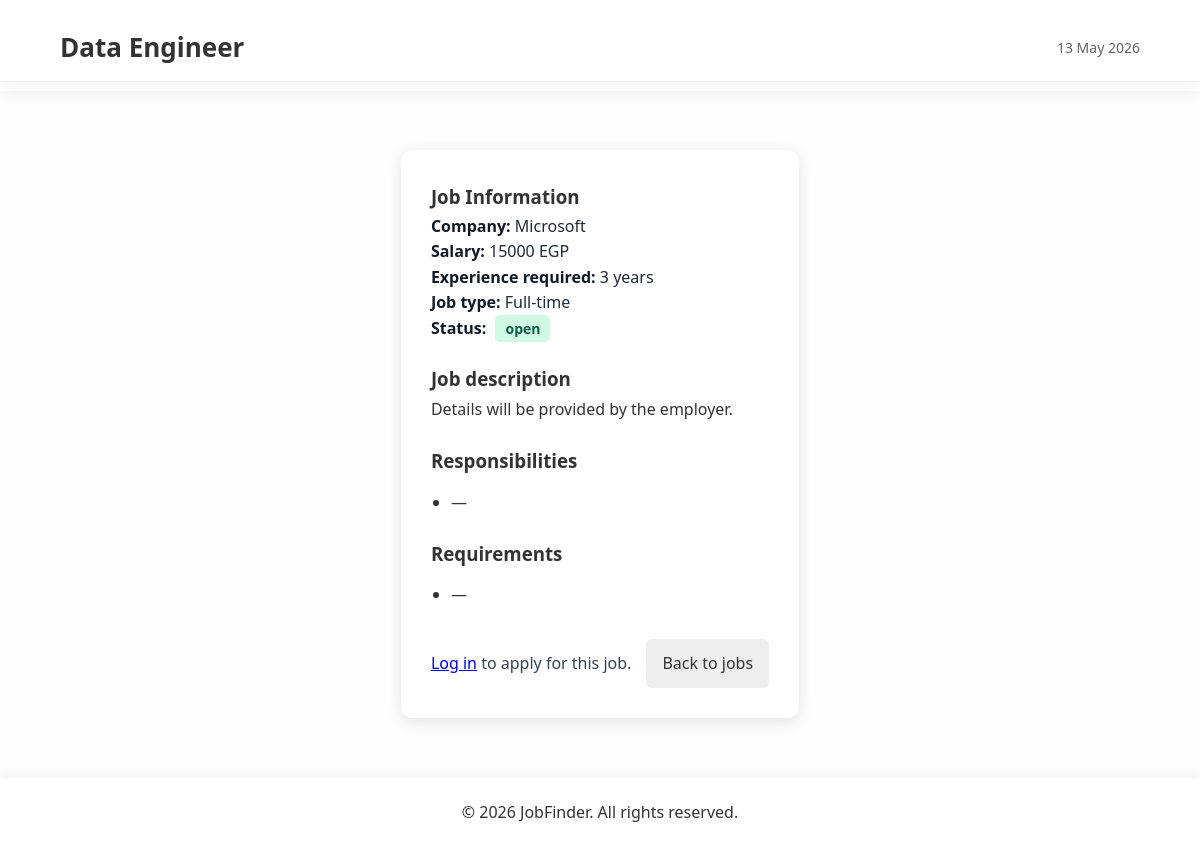
The page /job/5/ on the database its author committed.
### jobs/models.py (models this page shows, shortened)
class Job(models.Model):
    name = models.CharField(max_length=100)
    company = models.CharField(max_length=100)
    salary = models.IntegerField()
    experience = models.IntegerField()
    job_type = models.CharField(max_length=50)
    status = models.CharField(max_length=20)
    description = models.TextField()
    responsibilities = models.TextField()
    requirements = models.TextField()
    posted_date = models.DateField()

### page/views.py (the view)
# urls.py: path('<int:id>/', views.job_details, name='job_details'),
@ensure_csrf_cookie
def job_details(request, id):
    job = get_object_or_404(Job, id=id)
    has_applied = False
    if request.user.is_authenticated:
        has_applied = Application.objects.filter(
            user=request.user, job=job
        ).exists()
    return render(
        request,
        "page/job_details.html",
        {"job": job, "has_applied": has_applied},
    )

### page/templates/page/job_details.html (shortened to what this page needs)
{% load static %}
<!DOCTYPE html>
<html lang="en">
    <head>
        <link rel="stylesheet" href="{% static 'cssFiles/style.css' %}">
        <link rel="stylesheet" href="{% static 'cssFiles/jobs.css' %}">
    </head>
    <body>
        <header>
            <div><h1 class="logo">Job<span>Finder</span></h1></div>
            <nav class="nav-bar" id="nav-menu">
                {% include "page/partials/nav_main.html" with show_about=False wrap_logout_button=True %}
            </nav>
        </header>
        <section class="job-details-container">
            <article class="job-details-card">
                <header class="job-header">
                    <h2>{{ job.name }}</h2>
                    <p class="posted-date">{{ job.posted_date|date:"d M Y" }}</p>
                </header>
                <section class="job-info-section">
                    <h3>Job Information</h3>
                    <div class="job-meta">
                        <p><strong>Company:</strong> {{ job.company }}</p>
                        <p><strong>Salary:</strong> {{ job.salary }} EGP</p>
                        <p><strong>Experience required:</strong> {{ job.experience }} years</p>
                        <p><strong>Job type:</strong> {{ job.job_type }}</p>
                        <p><strong>Status:</strong> <span class="status {{ job.status|lower }}">{{ job.status }}</span></p>
                    </div>
                </section>
                <section class="job-description-section">
                    <h3>Job description</h3>
                    <p>{{ job.description }}</p>
                </section>
                <section class="job-section">
                    <h3>Responsibilities</h3>
                    <ul>
                        {% for line in job.responsibilities.splitlines %}
                            <li>{{ line }}</li>
                        {% endfor %}
                    </ul>
                </section>
                <section class="job-section">
                    <h3>Requirements</h3>
                    <ul>
                        {% for line in job.requirements.splitlines %}
                            <li>{{ line }}</li>
                        {% endfor %}
                    </ul>
                </section>
                <section class="apply-section">
                    {% if job.status|lower == 'closed' %}
                        <p class="apply-closed-msg" role="status">
                            This job is closed. Applications are no longer accepted.
                        </p>
                        <button type="button" class="btn-primary" disabled>Cannot apply</button>
                    {% else %}
                        <p class="apply-login-hint">
                            <a href="{% url 'login' %}">Log in</a> to apply for this job.
                        </p>
                    {% endif %}
                    <a href="{% url 'jobs' %}" class="back-btn">Back to jobs</a>
                </section>
            </article>
        </section>
        <footer>
            &copy; 2026 JobFinder. All rights reserved.
        </footer>
    </body>
</html>

### static/cssFiles/style.css (style rules this page uses)
* { margin:0; padding:0; box-sizing:border-box; }
html { scroll-behavior: smooth; scroll-padding-top: 100px; }
body { font-family: 'Segoe UI', Tahoma, Geneva, Verdana, sans-serif; line-height: 1.8; color: #333; background-color: #fdfdfd; padding-top: 90px; display: flex; flex-direction: column; min-height: 100vh }
header { display: flex; justify-content: space-between; align-items: center; padding: 1.5rem 5%; background-color: #fff; box-shadow: 0 2px 15px rgba(0, 0, 0, 0.05); position: fixed; top: 0; left: 0; width: 100%; z-index: 1000; }
.logo { color: #333; font-size:24px; font-weight:bold; }
.logo span { color: #7b4aa1; }
footer { text-align: center; padding: 20px; background-color: #fff; bottom: 0; width: 100%; z-index: 1000; box-shadow: 0 -2px 10px rgba(0, 0, 0, 0.05); margin-top: auto; }
.status { padding:4px 10px; border-radius:5px; font-size:14px; font-weight:bold; margin-left:5px; }
.status.open { background-color:#d1fae5; color:#065f46; }
.job-meta { font-size:14px; color:#555; }
.job-details-container { max-width:900px; margin:40px auto; padding:20px; }
.job-details-card { background:white; padding:30px; border-radius:12px; box-shadow:0 4px 15px rgba(0,0,0,0.1); }
.job-header { display:flex; justify-content:space-between; align-items:center; margin-bottom:25px; border-bottom:1px solid #eee; padding-bottom:10px; }
.job-header h2 { font-size:26px; }
.posted-date { color:#666; font-size:14px; }
.job-info-section { margin-bottom:20px; }
.job-section { margin-top:20px; }
.job-section ul { margin-left:20px; margin-top:10px; }
.apply-section { margin-top:30px; display:flex; gap:15px; align-items:center; }
.back-btn { text-decoration:none; padding:10px 16px; background:#eee; border-radius:6px; color:#333; }

### static/cssFiles/jobs.css (style rules this page uses)
* { margin:0; padding:0; box-sizing:border-box; }
html { scroll-behavior:smooth; scroll-padding-top:100px; }
body { font-family:'Segoe UI',Tahoma,Geneva,Verdana,sans-serif; line-height:1.8; color:#333; background-color:#fdfdfd; padding-top:90px; display:flex; flex-direction:column; min-height:100vh; }
header { display:flex; justify-content:space-between; align-items:center; padding:1.5rem 5%; background-color:#fff; box-shadow:0 2px 15px rgba(0,0,0,0.05); position:fixed; top:0; left:0; width:100%; z-index:1000; }
.logo { color:#333; font-size:24px; font-weight:bold; }
.logo span { color:#7b4aa1; }
footer { text-align:center; padding:20px; background-color:#fff; width:100%; box-shadow:0 -2px 10px rgba(0,0,0,0.05); margin-top:auto; }
.status { padding:4px 10px; border-radius:5px; font-size:14px; font-weight:bold; margin-left:5px; }
.status.open { background-color:#d1fae5; color:#065f46; }
.job-details-container { max-width:900px; margin:40px auto; padding:20px; }
.job-details-card { background:white; padding:30px; border-radius:12px; box-shadow:0 4px 15px rgba(0,0,0,0.1); }
.job-header { display:flex; justify-content:space-between; align-items:center; margin-bottom:25px; border-bottom:1px solid #eee; padding-bottom:10px; }
.job-header h2 { font-size:26px; }
.posted-date { color:#666; font-size:14px; }
.job-info-section { margin-bottom:20px; }
.job-details-card .job-meta p { color: #1f2937; font-size: 1rem; line-height: 1.6; }
.job-details-card .job-meta strong { color: #111827; font-weight: 600; }
.apply-applied-msg, .apply-login-hint, .apply-closed-msg { max-width: 32rem; line-height: 1.55; color: #374151; }
.job-section { margin-top:20px; }
.job-section ul { margin-left:20px; margin-top:10px; }
.apply-section { margin-top:30px; display:flex; flex-wrap:wrap; gap:15px; align-items:center; }
.back-btn { text-decoration:none; padding:10px 16px; background:#eee; border-radius:6px; color:#333; }

### rows shown on the page
Job: name "Data Engineer", posted_date "13 May 2026", company "Microsoft", salary "15000", experience "3", job_type "Full-time", status "open", description "Details will be provided by the employer."

### other values the page prints
{{ line }} "—"
